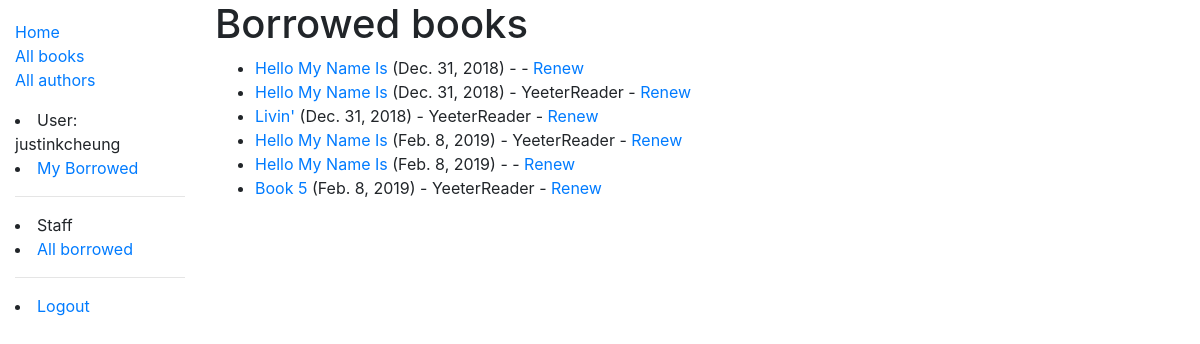
Before: /catalog/borrowed/ (signed in) with the older database file.
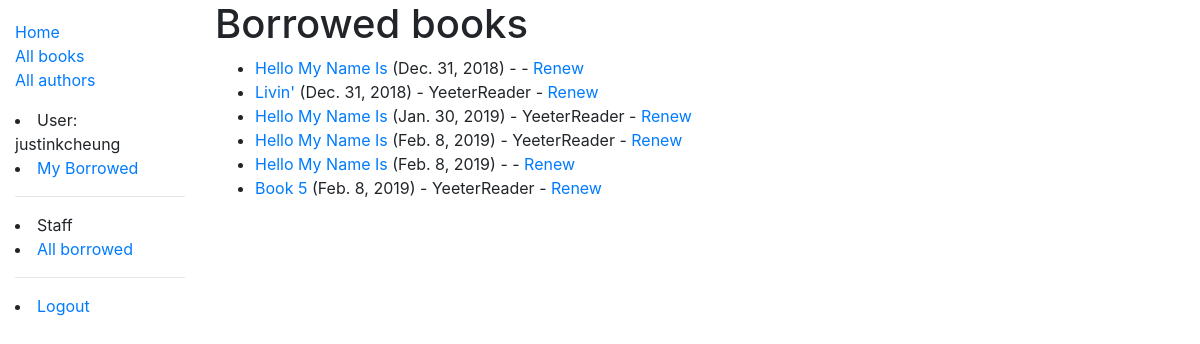
After: the same page with the newer database file.
### catalog/models.py (models this page shows, shortened)
class BookInstance(models.Model):
    id = models.UUIDField(primary_key=True, default=uuid.uuid4, help_text='Unique ID for this particular book across whole library')
    book = models.ForeignKey('Book', on_delete=models.SET_NULL, null=True)
    imprint = models.CharField(max_length=200)
    due_back = models.DateField(null=True, blank=True)
    borrower = models.ForeignKey(User, on_delete=models.SET_NULL, null=True)
    LOAN_STATUS = (
        ('m', 'Maintenance'),
        ('o', 'On loan'),
        ('a', 'Available'),
        ('r', 'Reserved'),
    )
    status = models.CharField(
        max_length=1,
        choices=LOAN_STATUS,
        blank=True,
        default='m',
        help_text='Book availability',
    )
    class Meta:
        ordering = ['due_back']
        permissions = (("can_mark_returned", "Set book as returned"),)

class Book(models.Model):
    title = models.CharField(max_length=200)
    author = models.ForeignKey('Author', on_delete=models.SET_NULL, null=True)
    summary = models.TextField(max_length = 1000, help_text='Enter a brief ' +
    'description of the book')
    isbn = models.CharField('ISBN', max_length=13, help_text='13 Character ' +
    '<a href="https://www.isbn-international.org/content/what-isbn">ISBN ' +
    'number</a>')
    genre = models.ManyToManyField(Genre, help_text='Select a genre for this ' +
    'book')
    language = models.ManyToManyField('Language', help_text='Select a ' +
    'language')
    def display_genre(self):
        """Create a string for the Genre. This is required to display genre in Admin."""
        return ', '.join(genre.name for genre in self.genre.all()[:3])
    display_genre.short_description = 'Genre'
    def display_language(self):
        """Create a string for the Language. This is required to display genre in Admin."""
        return ', '.join(language.name for language in self.language.all()[:3])
    display_language.short_description = 'Language'

### catalog/views.py (the view)
# urls.py: path('borrowed/', views.LoanedBooksAllListView.as_view(), name='all-borrowed'),
class LoanedBooksAllListView(PermissionRequiredMixin,generic.ListView):
    permission_required = 'catalog.can_mark_returned'
    model = BookInstance
    template_name ='catalog/bookinstance_list_borrowed_all.html'
    paginate_by = 10
    def get_queryset(self):
        return BookInstance.objects.filter(status__exact='o').order_by('due_back')

### catalog/templates/catalog/bookinstance_list_borrowed_all.html
{% extends "base_generic.html" %}
{% block content %}
    <h1>Borrowed books</h1>
    {% if bookinstance_list %}
    <ul>
      {% for bookinst in bookinstance_list %}
      <li class="{% if bookinst.is_overdue %}text-danger{% endif %}">
        <a href="{% url 'book-detail' bookinst.book.pk %}">{{bookinst.book.title}}</a> ({{ bookinst.due_back }})
        - {{ bookinst.borrower.get_username }}
        {% if perms.catalog.can_mark_returned %} - <a href="{% url 'renew-book-librarian' bookinst.id %}">Renew</a>  {% endif %}
      </li>
      {% endfor %}
    </ul>
    {% else %}
      <p>There are no books borrowed.</p>
    {% endif %}
{% endblock %}

Changed rows visible on the page:
shown differently, row unchanged: BookInstance "Livin'": moves up the list
changed BookInstance: due_back "Dec. 31, 2018" → "Jan. 30, 2019"
